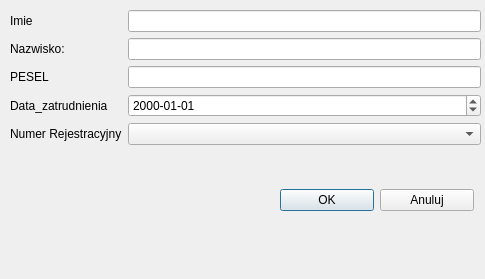
<?xml version="1.0" encoding="UTF-8"?>
<ui version="4.0">
 <class>dodajTylkoKierowce</class>
 <widget class="QDialog" name="dodajTylkoKierowce">
  <property name="geometry">
   <rect>
    <x>0</x>
    <y>0</y>
    <width>485</width>
    <height>279</height>
   </rect>
  </property>
  <property name="windowTitle">
   <string>Dialog</string>
  </property>
  <widget class="QWidget" name="horizontalLayoutWidget">
   <property name="geometry">
    <rect>
     <x>280</x>
     <y>160</y>
     <width>194</width>
     <height>80</height>
    </rect>
   </property>
   <layout class="QHBoxLayout" name="horizontalLayout">
    <item>
     <widget class="QPushButton" name="Ok">
      <property name="text">
       <string>OK</string>
      </property>
     </widget>
    </item>
    <item>
     <widget class="QPushButton" name="anuluj">
      <property name="text">
       <string>Anuluj</string>
      </property>
     </widget>
    </item>
   </layout>
  </widget>
  <widget class="QWidget" name="formLayoutWidget">
   <property name="geometry">
    <rect>
     <x>10</x>
     <y>10</y>
     <width>471</width>
     <height>141</height>
    </rect>
   </property>
   <layout class="QFormLayout" name="formLayout">
    <item row="0" column="0">
     <widget class="QLabel" name="label">
      <property name="text">
       <string>Imie</string>
      </property>
     </widget>
    </item>
    <item row="0" column="1">
     <widget class="QLineEdit" name="imieLE"/>
    </item>
    <item row="1" column="0">
     <widget class="QLabel" name="label_5">
      <property name="text">
       <string>Nazwisko:</string>
      </property>
     </widget>
    </item>
    <item row="1" column="1">
     <widget class="QLineEdit" name="NazwiskoLE"/>
    </item>
    <item row="2" column="0">
     <widget class="QLabel" name="label_4">
      <property name="text">
       <string>PESEL</string>
      </property>
     </widget>
    </item>
    <item row="2" column="1">
     <widget class="QLineEdit" name="PESELLE"/>
    </item>
    <item row="3" column="0">
     <widget class="QLabel" name="label_10">
      <property name="text">
       <string>Data_zatrudnienia</string>
      </property>
     </widget>
    </item>
    <item row="3" column="1">
     <widget class="QDateEdit" name="dataZatrudnieniaDataEdit">
      <property name="displayFormat">
       <string>yyyy-MM-dd</string>
      </property>
     </widget>
    </item>
    <item row="4" column="0">
     <widget class="QLabel" name="label_11">
      <property name="text">
       <string>Numer Rejestracyjny</string>
      </property>
     </widget>
    </item>
    <item row="4" column="1">
     <widget class="QComboBox" name="numerRejestracyjnyBox"/>
    </item>
   </layout>
  </widget>
 </widget>
 <resources/>
 <connections/>
</ui>
